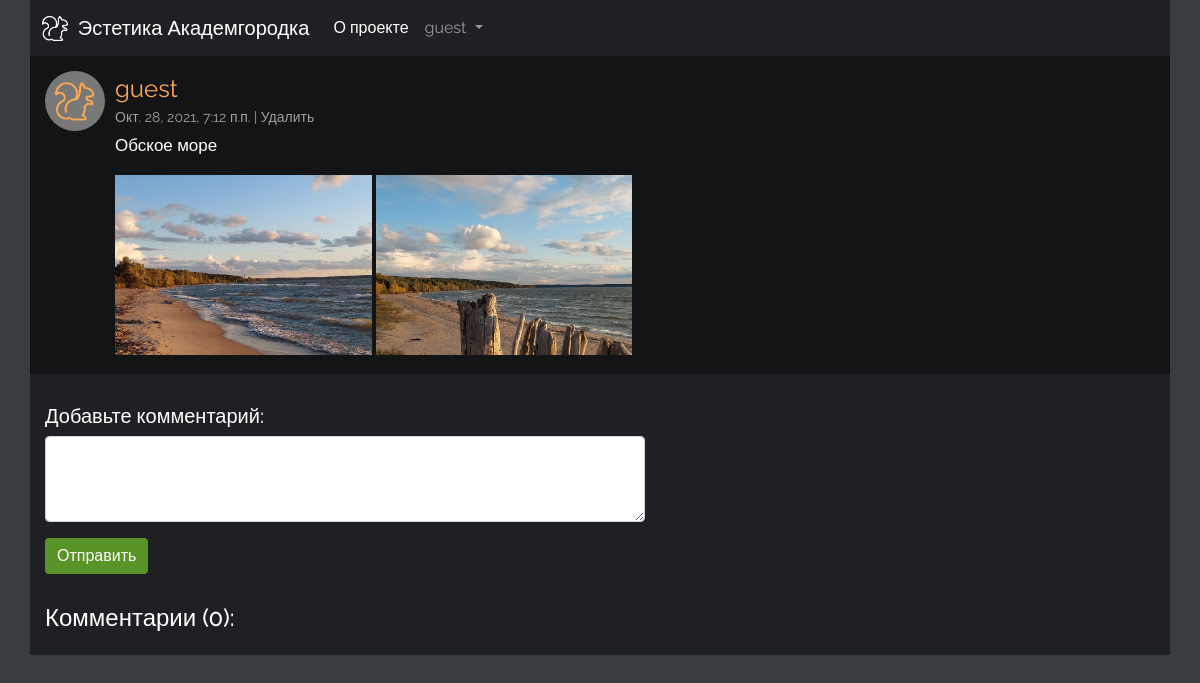
Page /post/40/ (signed in) on the committed database.
### main/models.py (models this page shows, shortened)
class Post(models.Model):
    class Meta:
        verbose_name = 'Post'
        verbose_name_plural = 'Posts'
    post_author = models.ForeignKey(User, on_delete=models.CASCADE)
    post_text = models.TextField()
    post_date = models.DateTimeField(default=timezone.now)

class Photo(models.Model):
    class Meta:
        verbose_name = 'Photo'
        verbose_name_plural = 'Photos'
    post = models.ForeignKey(Post, on_delete=models.CASCADE, null=True, blank=True)
    image = models.ImageField(null=False, blank=False, default="")

### main/views.py (the view, shortened to what this page needs)
# urls.py: path('post/<int:pk>/', PostView.as_view(), name='post'),
class PostView(LoginRequiredMixin, View):
    def get(self, request, pk, *args, **kwargs):
        post = Post.objects.get(pk=pk)
        form = CommentForm()
        photo_list = Photo.objects.all()
        comment_list = Comment.objects.all().order_by('-comment_date')
        context = {
            'post': post,
            'form': form,
            'photo_list': photo_list,
            'comment_list': comment_list
        }
        return render(request, 'main/post.html', context)

### main/forms.py
class CommentForm(forms.ModelForm):
    comment_text = forms.CharField(label='', widget=forms.Textarea(attrs={'class': 'form-control', 'rows':3}))
    class Meta:
        model = Comment
        fields = ['comment_text']

### main/templates/main/post.html (shortened to what this page needs)
<!DOCTYPE html>
<html lang="ru">
<head>
  {% load static %}
  <link rel="stylesheet" href="{% static 'main/css/bootstrap.min.css' %}" type="text/css">
  <link rel="stylesheet" type="text/css" href="{% static 'main/css/style.css' %}">
</head>
<body>
  <div class="container">
    <nav class="navbar-dark navbar navbar-expand-lg">
      <div class="container-fluid">
        <a class="navbar-brand" href="{% url 'main:index' %}">
          <img src="/static/main/img/logo.png" alt="" class="d-inline-block align-text-top logo">
           Эстетика Академгородка
        </a>
        <div class="collapse navbar-collapse" id="navbarNavDropdown">
          <ul class="navbar-nav">
            <li class="nav-item">
              <a class="nav-link active" aria-current="page" href="{% url 'main:about' %}">О проекте</a>
            </li>
            {% if request.user.is_authenticated %}
            <li class="nav-item dropdown">
              <a class="nav-link dropdown-toggle" href="#" id="navbarDropdownMenuLink" role="button" data-bs-toggle="dropdown" aria-expanded="false">
                {{ user.username }}
              </a>
            </li>
            {% endif %}
              </ul>
        </div>
      </div>
    </nav>
    <div class="post">
      {% if post.post_author.profile.profile_pic %}
        <img src="{{ post.post_author.profile.profile_pic.url }}" class="post-author-pic" alt="image">
      {% else %}
        <img class="post-author-pic" src="/static/main/img/profile-pic.png" alt="image">
      {% endif %}
      <div class="post-info">
        <div><a class="post-author fs-4" href="{% url 'main:profile' post.post_author.profile.id %}" target="_blank">{{ post.post_author }}</a></div>
        <span class="post-date">{{ post.post_date }} </span>
        {% if request.user.is_authenticated and post.post_author == user %}
          <span class="vertical-bar"> | </span>
          <span type="button" class="delete-post" data-bs-toggle="modal" data-bs-target="#delete-post{{post.id}}">Удалить</span>
        {% endif %}
        <div class="post-text">{{ post.post_text|linebreaks }}</div>
      </div>
      <div class="post-photos">
      {% for photo in photo_list %}
        {% if post == photo.post %}
          <a href="#photo{{photo.id}}" data-bs-toggle="modal" class="photo-link"><img class="post-photo col-xl-3 col-md-4 col-sm-6 col-xs-12" src="{{photo.image.url}}" alt="image"></a>
        {% endif %}
      {% endfor %}
      </div>
    </div>
      <div class="add-comment">
        <h5>Добавьте комментарий:</h5>
        <form method="POST">
          {{ form.as_p }}
          <button class="btn btn-success">Отправить</button>
        </form>
      </div>
      <div class="comments">
        <h4 class="comments-heading">Комментарии ({{ post.comment_set.count }}):</h4>
      </div>
  </div>
</body>
</html>

### main/static/main/css/style.css (style rules this page uses)
html, body { background: #383b40; color: #fff; font-family: 'Raleway', sans-serif; }
.container { background: #1f2023; padding: 0; }
.navbar { background: #1f2023; }
.navbar a { color: #fff; }
a.navbar-brand { font-weight: 200; }
.logo { margin: 0 5px 0 0; height: 25px; }
.btn-success { background: rgb(88, 148, 39); border: none; }
.post { padding: 15px 15px 15px 15px; margin: 0 0 15px 0; background-color: rgb(19, 20, 22); font-size: 0; }
.post-author-pic { border-radius: 50%; height: 60px; width: 60px; object-fit: cover; margin: 0 10px 8px 0; float: left; }
.post-info { margin: 0 0 0 70px; }
.post-author { color: #ffa856; text-decoration: none; }
.post-date { color: #a1a1a1; font-size: 14px; text-decoration: none; }
.vertical-bar { color: #a1a1a1; font-size: 14px; }
.delete-post { color: #a1a1a1; font-size: 14px; }
.post-text { font-size: 17px; margin: 5px 0 0 0; }
.post-photos { margin: 0 0 0 68px; }
.post-photo { height: 200px; object-fit: cover; margin: 0 0 4px 0; padding: 0 2px 0 2px; }
@media (max-width: 1400px) { .post-photo { height: 180px; } }
.add-comment { padding: 15px; }
.add-comment form { max-width: 600px; }
.comments { padding: 15px; }

### rows in the picture
Post: post_author "guest", post_date "Окт. 28, 2021, 7:12 п.п.", post_text "Обское море", comment_set.count "0"
Photo: image (picture)
Photo: image (picture)

### other values in the picture
{{ user.username }} "guest"
